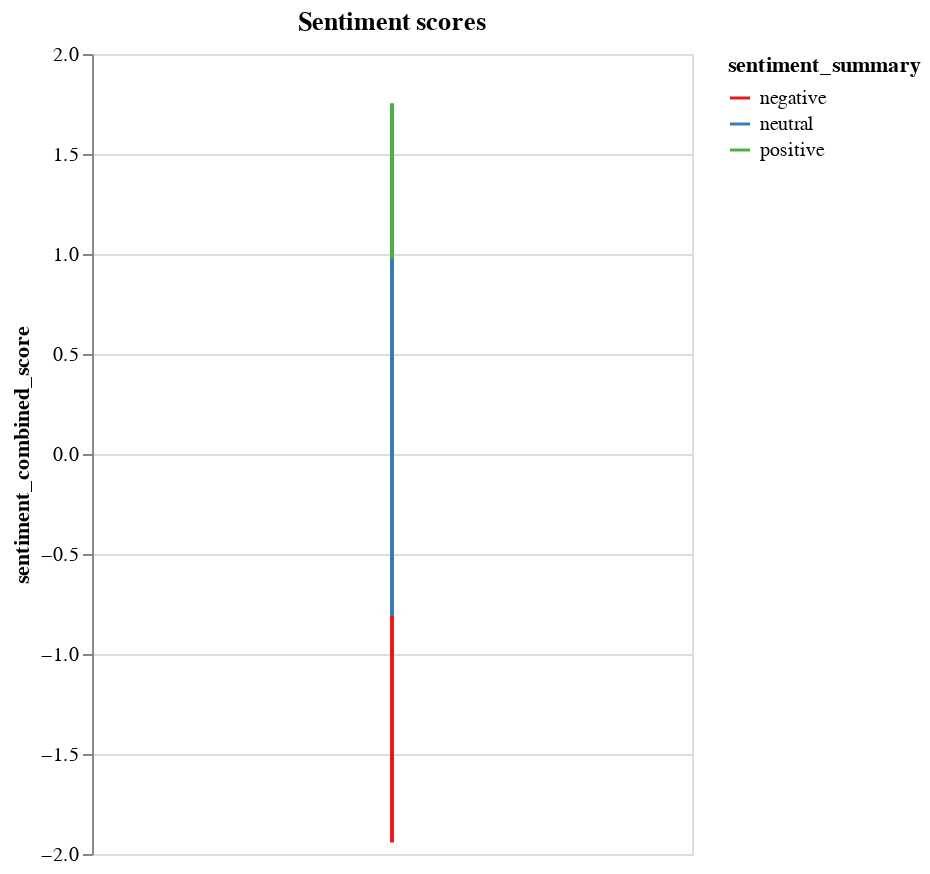

The notebook cell saved with this chart:
### Markdown cell above
### Understanding Sentiment Combined Score

### Code cell
alt.Chart(data,width=300,height=400,title="Sentiment scores").mark_line().encode(#x=alt.X('x'),
    y='sentiment_combined_score',color=alt.Color('sentiment_summary',scale=alt.Scale(scheme='set1')),tooltip=['sentiment_summary','post_type','sentiment_combined_score:N']).interactive()

### Figure 1 — Vega-Lite specification as saved in the notebook (floating-point values rounded to 4 significant figures; data arrays with more than 128 entries replaced by an {"elided": "..."} marker saying what was removed)
{"config": {"view": {"continuousWidth": 400, "continuousHeight": 300}}, "data": {"name": "data-7df89fd02e83f8e3b721acb64c0e80fc"}, "mark": "line", "encoding": {"color": {"type": "nominal", "field": "sentiment_summary", "scale": {"scheme": "set1"}}, "tooltip": [{"type": "nominal", "field": "sentiment_summary"}, {"type": "nominal", "field": "post_type"}, {"type": "nominal", "field": "sentiment_combined_score"}], "y": {"type": "quantitative", "field": "sentiment_combined_score"}}, "height": 400, "selection": {"selector001": {"type": "interval", "bind": "scales", "encodings": ["x", "y"]}}, "title": "Sentiment scores", "width": 300, "$schema": "https://vega.github.io/schema/vega-lite/v4.8.1.json", "datasets": {"data-7df89fd02e83f8e3b721acb64c0e80fc": {"elided": "1000 records"}}}
